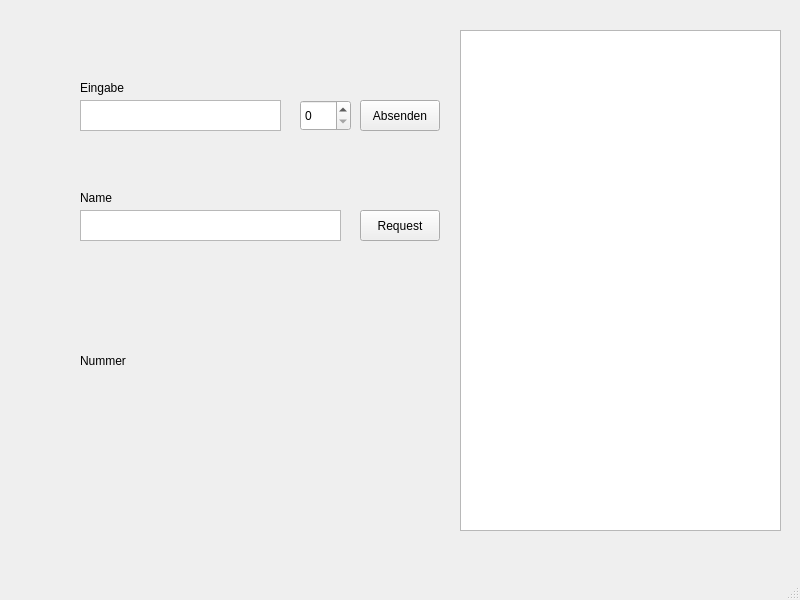
<?xml version="1.0" encoding="UTF-8"?>
<ui version="4.0">
 <class>MainWindow</class>
 <widget class="QMainWindow" name="MainWindow">
  <property name="geometry">
   <rect>
    <x>0</x>
    <y>0</y>
    <width>800</width>
    <height>600</height>
   </rect>
  </property>
  <property name="windowTitle">
   <string>MainWindow</string>
  </property>
  <widget class="QWidget" name="centralwidget">
   <widget class="QListWidget" name="output">
    <property name="geometry">
     <rect>
      <x>460</x>
      <y>30</y>
      <width>321</width>
      <height>501</height>
     </rect>
    </property>
   </widget>
   <widget class="QLabel" name="label">
    <property name="geometry">
     <rect>
      <x>80</x>
      <y>80</y>
      <width>51</width>
      <height>16</height>
     </rect>
    </property>
    <property name="text">
     <string>Eingabe</string>
    </property>
    <property name="textFormat">
     <enum>Qt::RichText</enum>
    </property>
   </widget>
   <widget class="QLabel" name="label_2">
    <property name="geometry">
     <rect>
      <x>80</x>
      <y>190</y>
      <width>51</width>
      <height>16</height>
     </rect>
    </property>
    <property name="text">
     <string>Name</string>
    </property>
   </widget>
   <widget class="QSpinBox" name="numIn">
    <property name="geometry">
     <rect>
      <x>300</x>
      <y>100</y>
      <width>51</width>
      <height>31</height>
     </rect>
    </property>
    <property name="maximum">
     <number>1000</number>
    </property>
   </widget>
   <widget class="QPlainTextEdit" name="nameIn">
    <property name="geometry">
     <rect>
      <x>80</x>
      <y>100</y>
      <width>201</width>
      <height>31</height>
     </rect>
    </property>
    <property name="plainText">
     <string/>
    </property>
   </widget>
   <widget class="QPlainTextEdit" name="nameReq">
    <property name="geometry">
     <rect>
      <x>80</x>
      <y>210</y>
      <width>261</width>
      <height>31</height>
     </rect>
    </property>
    <property name="plainText">
     <string/>
    </property>
   </widget>
   <widget class="QPushButton" name="sendButton">
    <property name="geometry">
     <rect>
      <x>360</x>
      <y>100</y>
      <width>80</width>
      <height>31</height>
     </rect>
    </property>
    <property name="text">
     <string>Absenden</string>
    </property>
   </widget>
   <widget class="QPushButton" name="reqButton">
    <property name="geometry">
     <rect>
      <x>360</x>
      <y>210</y>
      <width>80</width>
      <height>31</height>
     </rect>
    </property>
    <property name="text">
     <string>Request</string>
    </property>
   </widget>
   <widget class="QLabel" name="numOut">
    <property name="geometry">
     <rect>
      <x>80</x>
      <y>340</y>
      <width>161</width>
      <height>41</height>
     </rect>
    </property>
    <property name="text">
     <string>Nummer</string>
    </property>
   </widget>
   <widget class="QLabel" name="light">
    <property name="geometry">
     <rect>
      <x>270</x>
      <y>340</y>
      <width>81</width>
      <height>41</height>
     </rect>
    </property>
    <property name="text">
     <string/>
    </property>
   </widget>
  </widget>
  <widget class="QMenuBar" name="menubar">
   <property name="geometry">
    <rect>
     <x>0</x>
     <y>0</y>
     <width>800</width>
     <height>21</height>
    </rect>
   </property>
  </widget>
  <widget class="QStatusBar" name="statusbar"/>
 </widget>
 <resources/>
 <connections/>
</ui>
